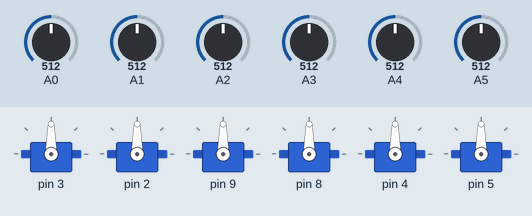
The sketch below on a simulated Arduino Uno, built with avr-gcc and run on an emulated ATmega328P. Shown: 6 × servo. The inputs (shaded band) are chosen by the test bench; at power-on: A0 = 512, A1 = 512, A2 = 512, A3 = 512, A4 = 512, A5 = 512.

Above: at 1.2 s.
1.3 s: A0 set to 428
2.8 s: A0 set to 404
At 3.4 s:
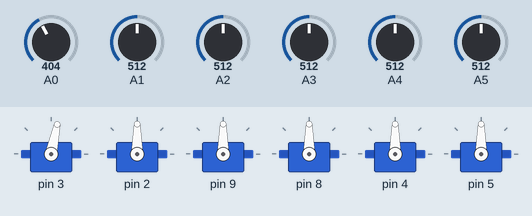
At 4.37 s:
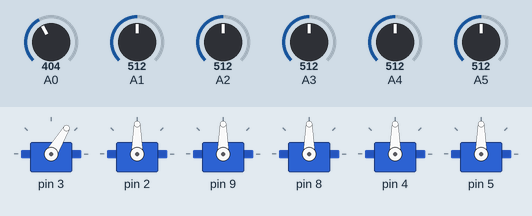
5.8 s: A1 set to 424
8.8 s: A1 set to 399
At 8.99 s:
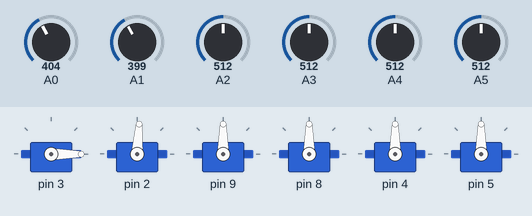
11.8 s: A2 set to 427
14.8 s: A2 set to 404
At 14.99 s:
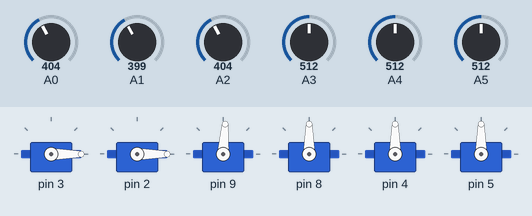
Timing chart, 0 to 18.8 s (numbered marks = the images above; inputs shaded):
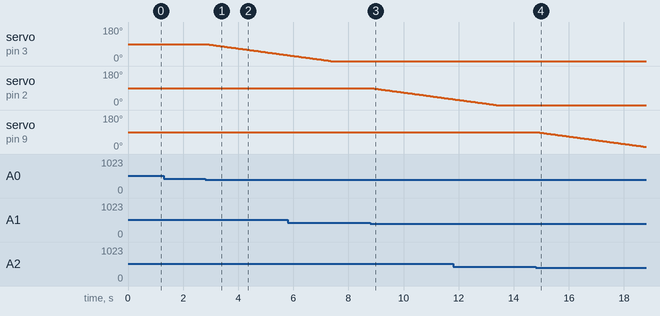

The sketch:

robotarm_6dof.ino
```cpp
#include <Servo.h>

#define XPOS 0
#define YPOS 1

const int SERVOS = 6;
int PIN[SERVOS], value[SERVOS], idle[SERVOS], currentAngle[SERVOS], MIN[SERVOS];
int MAX[SERVOS], INITANGLE[SERVOS], previousAngle[SERVOS],ANA[SERVOS];
Servo myservo[SERVOS];

void setup()   {

  //#1 서보모터
  PIN[0] = 3; //서보모터 IO를 3번핀으로 지정
  MIN[0] = 0; //서보모터 최소 회전각도
  MAX[0] = 180; //서보모터 최대 회전각도
  INITANGLE[0] = 90; //서보모터 초기각도
  ANA[0] = 0; //조이스틱스위치입력 IO를 아날로그 A0번핀으로 지정
  //#2 서보모터
  PIN[1] = 2;
  MIN[1] = 0;
  MAX[1] = 180;
  INITANGLE[1] = 90;
  ANA[1] = 1;
  //#3 서보모터
  PIN[2] = 9;
  MIN[2] = 0;
  MAX[2] = 180;
  INITANGLE[2] = 90;
  ANA[2] = 2;
  //#4 서보모터
  PIN[3] = 8;
  MIN[3] = 0;
  MAX[3] = 180;
  INITANGLE[3] = 90;
  ANA[3] = 3;
  //#5 서보모터
  PIN[4] = 4;
  MIN[4] = 0;
  MAX[4] = 180;
  INITANGLE[4] = 90;
  ANA[4] = 4;
  //#6 서보모터
  PIN[5] = 5;
  MIN[5] = 0;
  MAX[5] = 180;
  INITANGLE[5] = 90;
  ANA[5] = 5;

  for (int i = 0; i < SERVOS; i++){
    myservo[i].attach(PIN[i]);
    myservo[i].write(INITANGLE[i]);
    value[i] = 0;
    idle[i] = 0;
    previousAngle[i]=INITANGLE[i];
  }
}

void loop() {
  delay(50); // 로봇팔 속도조정을 위한 딜레이

    for (int i = 0; i < SERVOS; i++){
      value[i] = analogRead(ANA[i]);
      currentAngle[i] = myservo[i].read();

      if (value[i] > 612) {
        idle[i] = 0;

        if (currentAngle[i] < MAX[i]) ++currentAngle[i];
        if (!myservo[i].attached()){
          myservo[i].attach(PIN[i]);
        }
        myservo[i].write(currentAngle[i]);
      } else if (value[i] < 412) {
      idle[i] = 0;
      if (currentAngle[i] > MIN[i]) --currentAngle[i];
      if (!myservo[i].attached()){
        myservo[i].attach(PIN[i]);
      }
      myservo[i].write(currentAngle[i]);
    } else {
      ++idle[i];
    }
    if (idle[i] > 10000){
      myservo[i].detach(); //서보모터를 일정시간 사용하지 않으면 연결을 끊어둔다.
      idle[i] = 0;
    }
  }

}
```

Measured:
- the behaviour switches between 412 and 411 on A0 (found by bisection; images 0 and 1)
- the behaviour switches between 412 and 411 on A1 (found by bisection; images 2 and 3)
- the behaviour switches between 412 and 411 on A2 (found by bisection; images 3 and 4)
- after the input at 1.3 s, every drawn part: stays the same
- after the input at 2.8 s, servo on pin 3: moves from 90° to 31° over 2.9 s, starting at once
- after the input at 8.8 s, servo on pin 2: moves from 90° to 31° over 2.9 s, starting at once
- after the input at 14.8 s, servo on pin 9: moves from 90° to 12° over 3.9 s, starting at once
